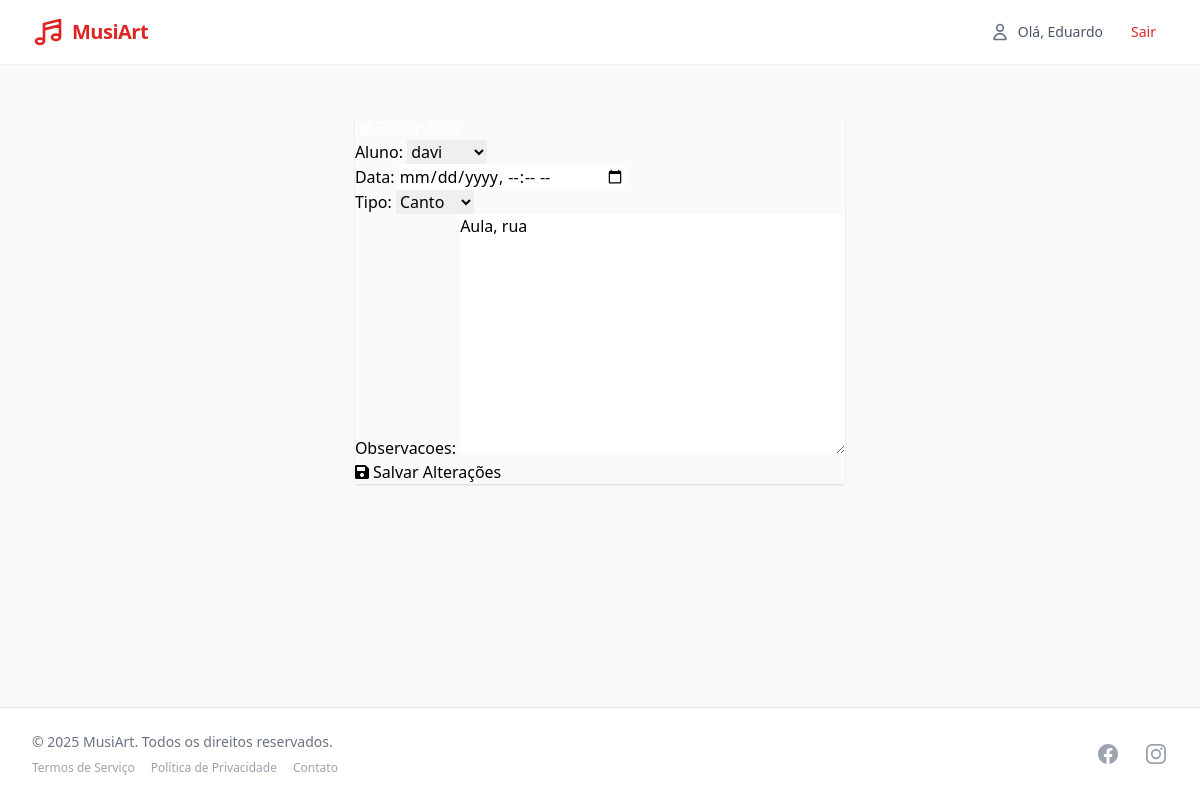
The page /agenda/editar/6/ (signed in) on the database its author committed.
### usuarios/models.py (models this page shows, shortened)
class Usuario(AbstractUser):
    tipo = models.CharField(max_length=10, choices=[('ALUNO', 'Aluno'), ('PROFESSOR', 'Professor')])
    class Meta:
        verbose_name = 'Usuário'
        verbose_name_plural = 'Usuários'

### agenda/models.py (models this page shows, shortened)
class AulaAgendada(models.Model):
    TIPO_AULA_CHOICES = [
        ('CANTO', 'Canto'),
        ('TECLADO', 'Teclado'),
        ('ORGAO', 'Órgão'),
    ]
    aluno = models.ForeignKey(
        User,
        on_delete=models.CASCADE,
        limit_choices_to={'tipo': 'ALUNO'},  # Filtra apenas alunos
        related_name='aulas_agendadas_aluno'
    )
    professor = models.ForeignKey(
        User,
        on_delete=models.CASCADE,
        limit_choices_to={'tipo': 'PROFESSOR'},  # Filtra apenas professores
        related_name='aulas_agendadas_professor'
    )
    data = models.DateTimeField()
    tipo = models.CharField(max_length=10, choices=TIPO_AULA_CHOICES)
    observacoes = models.TextField(blank=True)
    confirmada = models.BooleanField(default=False)
    class Meta:
        ordering = ['data']
        verbose_name = 'Aula Agendada'
        verbose_name_plural = 'Aulas Agendadas'

### agenda/views.py (the view)
# urls.py: path('editar/<int:pk>/', EditarAulaView.as_view(), name='editar'),
class EditarAulaView(LoginRequiredMixin, UpdateView):
    model = AulaAgendada
    form_class = AgendarAulaForm
    template_name = 'agenda/editar_aula.html'
    success_url = reverse_lazy('agenda:aulas_professor')

### agenda/forms.py (shortened to what this page needs)
class AgendarAulaForm(forms.ModelForm):
    class Meta:
        model = AulaAgendada
        fields = ['aluno', 'data', 'tipo', 'observacoes']
        widgets = {
            'data': forms.DateTimeInput(attrs={'type': 'datetime-local'}),
        }
    def __init__(self, *args, **kwargs):
        self.professor = kwargs.pop('professor', None)
        super().__init__(*args, **kwargs)
        self.fields['aluno'].queryset = Usuario.objects.filter(
            tipo='ALUNO',
            is_active=True
        ).order_by('first_name')
        for field in self.fields:
            self.fields[field].widget.attrs.update({'class': 'form-control'})

### agenda/templates/agenda/editar_aula.html (shortened to what this page needs)
{% extends 'core/base.html' %}
{% block content %}
<div class="container py-5">
    <div class="card shadow">
        <div class="card-header bg-primary text-white">
            <h2 class="h5 mb-0">
                <i class="fas fa-edit"></i> Editar Aula
            </h2>
        </div>
        <div class="card-body">
            <form method="post">
                {{ form.as_p }}
                <button type="submit" class="btn btn-primary">
                    <i class="fas fa-save"></i> Salvar Alterações
                </button>
            </form>
        </div>
    </div>
</div>
{% endblock %}

### core/templates/core/base.html (shortened to what this page needs)
<!DOCTYPE html>
<html lang="pt-br">
<head>
  <script src="https://cdn.tailwindcss.com"></script>
  <link rel="stylesheet" href="https://cdn.jsdelivr.net/npm/bootstrap-icons@1.8.0/font/bootstrap-icons.css">
  <link rel="stylesheet" href="https://cdnjs.cloudflare.com/ajax/libs/bootstrap-datetimepicker/4.17.47/css/bootstrap-datetimepicker.min.css">
  <link rel="stylesheet" href="https://cdnjs.cloudflare.com/ajax/libs/font-awesome/5.15.4/css/all.min.css">
</head>
<body class="bg-gray-50 min-h-screen flex flex-col">
  <nav class="bg-white shadow-sm sticky top-0 z-10">
    <div class="max-w-7xl mx-auto px-4 sm:px-6 lg:px-8">
      <div class="flex justify-between items-center h-16">
        <a href="/" class="flex items-center space-x-2">
          <span class="text-xl font-bold text-primary-600 tracking-tight">MusiArt</span>
        </a>
        <div class="flex items-center space-x-4">
          {% if user.is_authenticated %}
            <div class="flex items-center space-x-2">
              <svg xmlns="http://www.w3.org/2000/svg" class="h-5 w-5 text-gray-500" fill="none" viewBox="0 0 24 24" stroke="currentColor">
                <path stroke-linecap="round" stroke-linejoin="round" stroke-width="2" d="M16 7a4 4 0 11-8 0 4 4 0 018 0zM12 14a7 7 0 00-7 7h14a7 7 0 00-7-7z" />
              </svg>
              <span class="text-sm font-medium text-gray-600">Olá, {{ user.username }}</span>
            </div>
            <a href="{% url 'account_logout' %}" class="px-3 py-1 rounded-md text-sm font-medium text-primary-600 hover:bg-primary-50 transition-colors duration-200">
              Sair
            </a>
          {% endif %}
        </div>
      </div>
    </div>
  </nav>
  <main class="max-w-7xl mx-auto px-4 sm:px-6 lg:px-8 py-8 flex-grow">
    {% block content %}{% endblock %}
  </main>
  <footer class="bg-white border-t mt-12 py-6">
    <div class="max-w-7xl mx-auto px-4 sm:px-6 lg:px-8">
      <div class="md:flex md:items-center md:justify-between">
        <div class="flex justify-center md:order-2 space-x-6">
          <a href="#" class="text-gray-400 hover:text-primary-600">
          </a>
          <a href="#" class="text-gray-400 hover:text-primary-600">
          </a>
        </div>
        <div class="mt-4 md:mt-0 md:order-1 text-center md:text-left">
          <p class="text-sm text-gray-500">&copy; 2025 MusiArt. Todos os direitos reservados.</p>
          <div class="mt-2 flex justify-center md:justify-start space-x-4 text-xs text-gray-400">
            <a href="#" class="hover:text-primary-600">Termos de Serviço</a>
            <a href="#" class="hover:text-primary-600">Política de Privacidade</a>
            <a href="#" class="hover:text-primary-600">Contato</a>
          </div>
        </div>
      </div>
    </div>
  </footer>
</body>
</html>

### rows shown on the page
Usuario: username "Eduardo"
AulaAgendada: aluno "davi", tipo "Canto", observacoes "Aula, rua"
